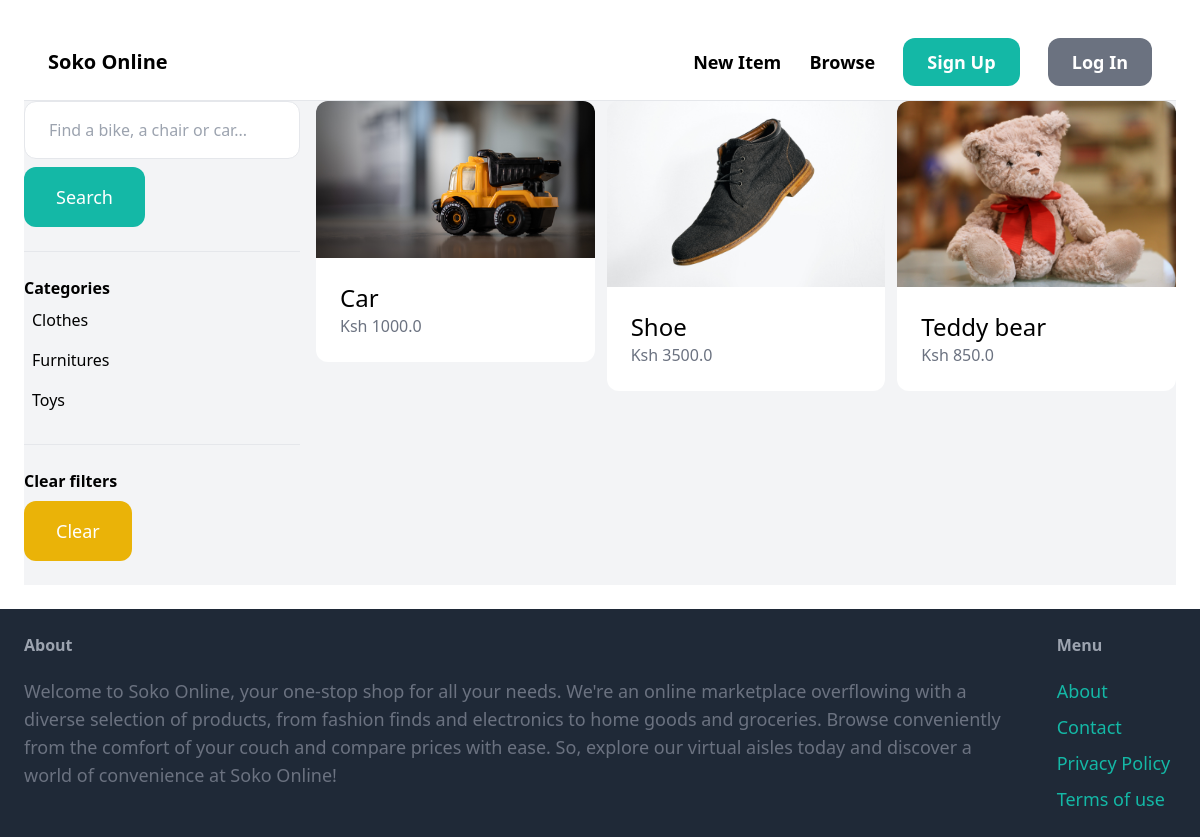
Before: /items/items/ with the older database file.
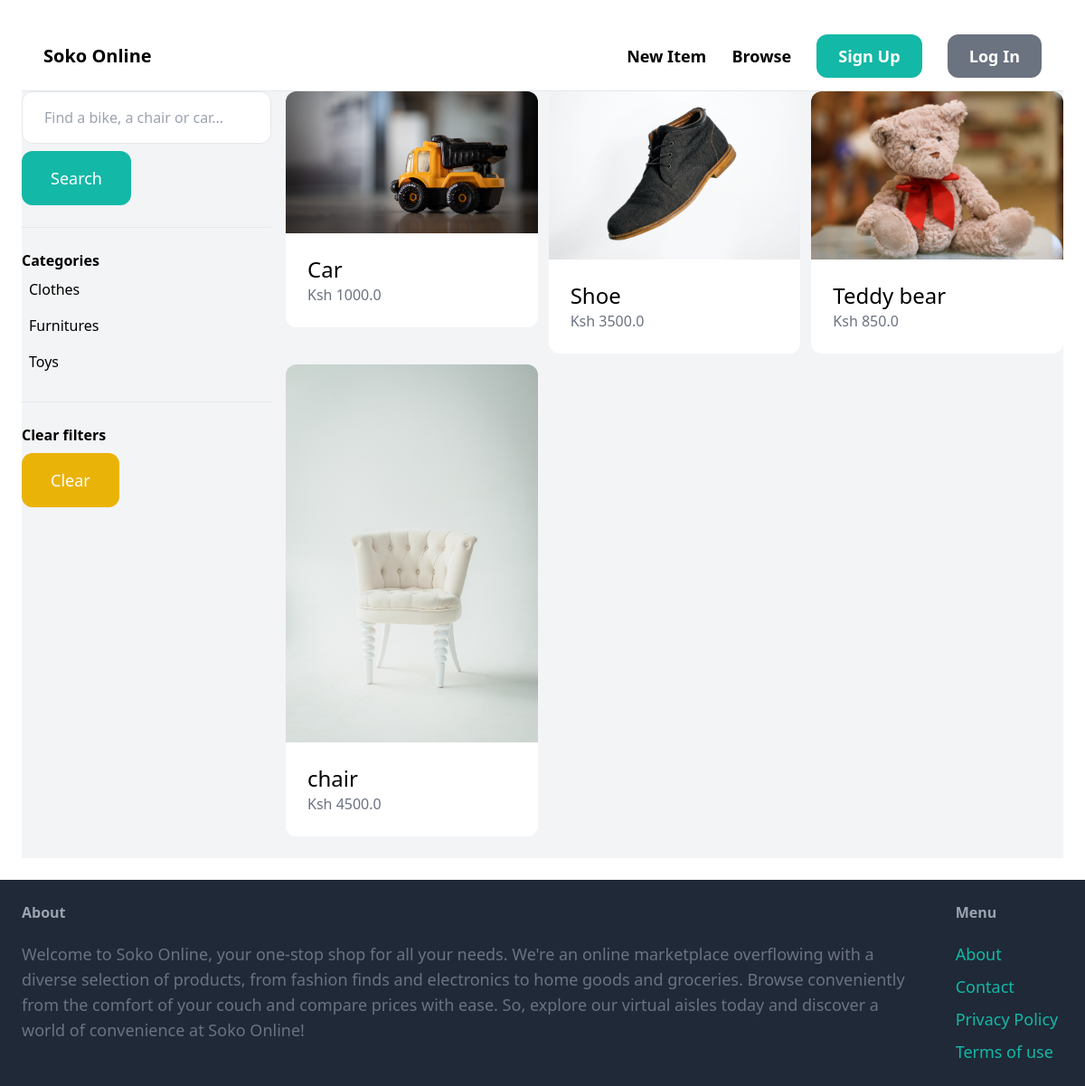
After: the same page with the newer database file.
### item/models.py (models this page shows, shortened)
class Category(models.Model):
    name=models.CharField(max_length=255)
    class Meta:
        ordering = ('name',)
        verbose_name_plural = 'Categories'

class Item(models.Model):
    category=models.ForeignKey(Category,related_name='items', on_delete=models.CASCADE)
    name=models.CharField(max_length=255)
    description=models.TextField(blank=True,null=True)
    price=models.FloatField()
    image=models.ImageField(upload_to='item_images', blank=True, null=True)
    is_sold=models.BooleanField(default=False)
    created_by=models.ForeignKey(User, related_name='items', on_delete=models.CASCADE)
    created_on = models.DateTimeField(auto_now_add=True)

### item/views.py (the view)
# urls.py: path('items/', include('item.urls')),
def items(request):
    query = request.GET.get('query', '')
    category_id = request.GET.get('category', 0)
    categories = Category.objects.all()
    items = Item.objects.filter(is_sold=False)
    if category_id:
        items = items.filter(category_id=category_id)
    if query:
        items = items.filter(Q(name__icontains=query) | Q(description__icontains=query))
    return render(request, 'item/items.html',{
                  'items': items,
                  'query': query,
                  'categories': categories,
                  'category_id': category_id,
    })

### item/templates/item/items.html (shortened to what this page needs)
{% extends 'core/base.html' %}
{% block content %}
<div class="pb-6 grid grid-cols-4 gap-4 bg-gray-100">
    <div class="col-span-1">
        <form method="get" action="{% url 'item:items' %}">
            <input name="query" class="w-full py-4 px-6 border rounded-xl" type="text" value="{{ query }}"
                placeholder="Find a bike, a chair or car...">
            <button class="mt-2 py-4 px-8 text-lg bg-teal-500 text-white rounded-xl">Search</button>
        </form>
        <hr class="my-6">
        <p class="font-semibold">Categories</p>
        <ul>
            {% for category in categories %}
            <li class="py-2 px-2 rounded-xl{% if category.id == category_id %} bg-gray-200{% endif %}">
                <a href="{% url 'item:items' %}?query={{ query }}&category={{ category.id }}">{{ category.name }}</a>
            </li>
            {% endfor %}
        </ul>
        <hr class="my-6">
        <p class="font-semibold">Clear filters</p>
        <ul>
            <li><a href="{% url 'item:items' %}"
                    class="mt-2 py-4 px-8 inline-block bg-yellow-500 text-lg rounded-xl text-white">Clear</a>
    </div>
    <div class="col-span-3">
        <div class="grid grid-cols-3 gap-3">
            {% for item in items %}
            <div>
                <a href="{% url 'item:detail' item.id %}">
                    <div>
                        <img src="{{ item.image.url }}" class="rounded-t-xl">
                    </div>
                    <div class="p-6 bg-white rounded-b-xl">
                        <h2 class="text-2xl">{{ item.name }}</h2>
                        <p class="text-gray-500">Ksh {{ item.price }}</p>
                    </div>
                </a>
            </div>
            {% endfor %}
        </div>
    </div>
</div>
{% endblock %}

Changed rows visible on the page:
added Item: image (picture), name "chair", price "4500.0"
